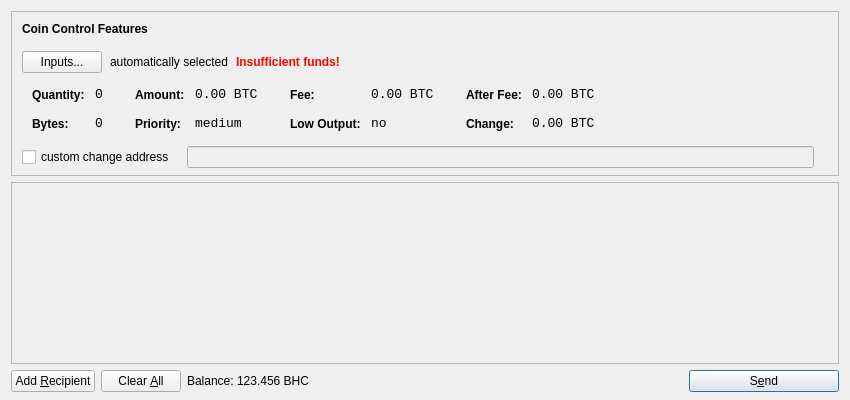
<?xml version="1.0" encoding="UTF-8"?>
<ui version="4.0">
 <class>SendCoinsDialog</class>
 <widget class="QDialog" name="SendCoinsDialog">
  <property name="geometry">
   <rect>
    <x>0</x>
    <y>0</y>
    <width>850</width>
    <height>400</height>
   </rect>
  </property>
  <property name="windowTitle">
   <string>Send Coins</string>
  </property>
  <layout class="QVBoxLayout" name="verticalLayout" stretch="0,1,0">
   <property name="bottomMargin">
    <number>8</number>
   </property>
   <item>
    <widget class="QFrame" name="frameCoinControl">
     <property name="sizePolicy">
      <sizepolicy hsizetype="Expanding" vsizetype="Expanding">
       <horstretch>0</horstretch>
       <verstretch>0</verstretch>
      </sizepolicy>
     </property>
     <property name="maximumSize">
      <size>
       <width>16777215</width>
       <height>16777215</height>
      </size>
     </property>
     <property name="frameShape">
      <enum>QFrame::StyledPanel</enum>
     </property>
     <property name="frameShadow">
      <enum>QFrame::Sunken</enum>
     </property>
     <layout class="QVBoxLayout" name="verticalLayoutCoinControl2">
      <property name="spacing">
       <number>-1</number>
      </property>
      <property name="leftMargin">
       <number>0</number>
      </property>
      <property name="topMargin">
       <number>0</number>
      </property>
      <property name="rightMargin">
       <number>0</number>
      </property>
      <property name="bottomMargin">
       <number>6</number>
      </property>
      <item>
       <layout class="QVBoxLayout" name="verticalLayoutCoinControl" stretch="0,0,0,0,1">
        <property name="spacing">
         <number>0</number>
        </property>
        <property name="leftMargin">
         <number>10</number>
        </property>
        <property name="topMargin">
         <number>10</number>
        </property>
        <item>
         <layout class="QHBoxLayout" name="horizontalLayoutCoinControl1">
          <property name="bottomMargin">
           <number>15</number>
          </property>
          <item>
           <widget class="QLabel" name="labelCoinControlFeatures">
            <property name="sizePolicy">
             <sizepolicy hsizetype="Preferred" vsizetype="Maximum">
              <horstretch>0</horstretch>
              <verstretch>0</verstretch>
             </sizepolicy>
            </property>
            <property name="font">
             <font>
              <weight>75</weight>
              <bold>true</bold>
             </font>
            </property>
            <property name="styleSheet">
             <string notr="true">font-weight:bold;</string>
            </property>
            <property name="text">
             <string>Coin Control Features</string>
            </property>
           </widget>
          </item>
         </layout>
        </item>
        <item>
         <layout class="QHBoxLayout" name="horizontalLayoutCoinControl2" stretch="0,0,0,0">
          <property name="spacing">
           <number>8</number>
          </property>
          <property name="bottomMargin">
           <number>10</number>
          </property>
          <item>
           <widget class="QPushButton" name="pushButtonCoinControl">
            <property name="styleSheet">
             <string notr="true"/>
            </property>
            <property name="text">
             <string>Inputs...</string>
            </property>
           </widget>
          </item>
          <item>
           <widget class="QLabel" name="labelCoinControlAutomaticallySelected">
            <property name="text">
             <string>automatically selected</string>
            </property>
            <property name="margin">
             <number>5</number>
            </property>
           </widget>
          </item>
          <item>
           <widget class="QLabel" name="labelCoinControlInsuffFunds">
            <property name="font">
             <font>
              <weight>75</weight>
              <bold>true</bold>
             </font>
            </property>
            <property name="styleSheet">
             <string notr="true">color:red;font-weight:bold;</string>
            </property>
            <property name="text">
             <string>Insufficient funds!</string>
            </property>
            <property name="margin">
             <number>5</number>
            </property>
           </widget>
          </item>
          <item>
           <spacer name="horizontalSpacerCoinControl">
            <property name="orientation">
             <enum>Qt::Horizontal</enum>
            </property>
            <property name="sizeHint" stdset="0">
             <size>
              <width>40</width>
              <height>1</height>
             </size>
            </property>
           </spacer>
          </item>
         </layout>
        </item>
        <item>
         <widget class="QWidget" name="widgetCoinControl" native="true">
          <property name="sizePolicy">
           <sizepolicy hsizetype="Preferred" vsizetype="Preferred">
            <horstretch>0</horstretch>
            <verstretch>0</verstretch>
           </sizepolicy>
          </property>
          <property name="minimumSize">
           <size>
            <width>0</width>
            <height>0</height>
           </size>
          </property>
          <property name="styleSheet">
           <string notr="true"/>
          </property>
          <layout class="QHBoxLayout" name="horizontalLayoutCoinControl5">
           <property name="margin">
            <number>0</number>
           </property>
           <item>
            <layout class="QHBoxLayout" name="horizontalLayoutCoinControl3" stretch="0,0,0,1">
             <property name="spacing">
              <number>20</number>
             </property>
             <property name="topMargin">
              <number>0</number>
             </property>
             <property name="bottomMargin">
              <number>10</number>
             </property>
             <item>
              <layout class="QFormLayout" name="formLayoutCoinControl1">
               <property name="horizontalSpacing">
                <number>10</number>
               </property>
               <property name="verticalSpacing">
                <number>14</number>
               </property>
               <property name="leftMargin">
                <number>10</number>
               </property>
               <property name="topMargin">
                <number>4</number>
               </property>
               <property name="rightMargin">
                <number>6</number>
               </property>
               <item row="0" column="0">
                <widget class="QLabel" name="labelCoinControlQuantityText">
                 <property name="styleSheet">
                  <string notr="true">font-weight:bold;</string>
                 </property>
                 <property name="text">
                  <string>Quantity:</string>
                 </property>
                 <property name="margin">
                  <number>0</number>
                 </property>
                </widget>
               </item>
               <item row="0" column="1">
                <widget class="QLabel" name="labelCoinControlQuantity">
                 <property name="font">
                  <font>
                   <family>Monospace</family>
                   <pointsize>10</pointsize>
                  </font>
                 </property>
                 <property name="cursor">
                  <cursorShape>IBeamCursor</cursorShape>
                 </property>
                 <property name="contextMenuPolicy">
                  <enum>Qt::ActionsContextMenu</enum>
                 </property>
                 <property name="text">
                  <string notr="true">0</string>
                 </property>
                 <property name="margin">
                  <number>0</number>
                 </property>
                 <property name="textInteractionFlags">
                  <set>Qt::LinksAccessibleByMouse|Qt::TextSelectableByKeyboard|Qt::TextSelectableByMouse</set>
                 </property>
                </widget>
               </item>
               <item row="1" column="0">
                <widget class="QLabel" name="labelCoinControlBytesText">
                 <property name="styleSheet">
                  <string notr="true">font-weight:bold;</string>
                 </property>
                 <property name="text">
                  <string>Bytes:</string>
                 </property>
                </widget>
               </item>
               <item row="1" column="1">
                <widget class="QLabel" name="labelCoinControlBytes">
                 <property name="font">
                  <font>
                   <family>Monospace</family>
                   <pointsize>10</pointsize>
                  </font>
                 </property>
                 <property name="cursor">
                  <cursorShape>IBeamCursor</cursorShape>
                 </property>
                 <property name="contextMenuPolicy">
                  <enum>Qt::ActionsContextMenu</enum>
                 </property>
                 <property name="text">
                  <string notr="true">0</string>
                 </property>
                 <property name="textInteractionFlags">
                  <set>Qt::LinksAccessibleByMouse|Qt::TextSelectableByKeyboard|Qt::TextSelectableByMouse</set>
                 </property>
                </widget>
               </item>
              </layout>
             </item>
             <item>
              <layout class="QFormLayout" name="formLayoutCoinControl2">
               <property name="horizontalSpacing">
                <number>10</number>
               </property>
               <property name="verticalSpacing">
                <number>14</number>
               </property>
               <property name="leftMargin">
                <number>6</number>
               </property>
               <property name="topMargin">
                <number>4</number>
               </property>
               <property name="rightMargin">
                <number>6</number>
               </property>
               <item row="0" column="0">
                <widget class="QLabel" name="labelCoinControlAmountText">
                 <property name="styleSheet">
                  <string notr="true">font-weight:bold;</string>
                 </property>
                 <property name="text">
                  <string>Amount:</string>
                 </property>
                 <property name="margin">
                  <number>0</number>
                 </property>
                </widget>
               </item>
               <item row="0" column="1">
                <widget class="QLabel" name="labelCoinControlAmount">
                 <property name="font">
                  <font>
                   <family>Monospace</family>
                   <pointsize>10</pointsize>
                  </font>
                 </property>
                 <property name="cursor">
                  <cursorShape>IBeamCursor</cursorShape>
                 </property>
                 <property name="contextMenuPolicy">
                  <enum>Qt::ActionsContextMenu</enum>
                 </property>
                 <property name="text">
                  <string notr="true">0.00 BTC</string>
                 </property>
                 <property name="textInteractionFlags">
                  <set>Qt::LinksAccessibleByMouse|Qt::TextSelectableByKeyboard|Qt::TextSelectableByMouse</set>
                 </property>
                </widget>
               </item>
               <item row="1" column="0">
                <widget class="QLabel" name="labelCoinControlPriorityText">
                 <property name="styleSheet">
                  <string notr="true">font-weight:bold;</string>
                 </property>
                 <property name="text">
                  <string>Priority:</string>
                 </property>
                </widget>
               </item>
               <item row="1" column="1">
                <widget class="QLabel" name="labelCoinControlPriority">
                 <property name="font">
                  <font>
                   <family>Monospace</family>
                   <pointsize>10</pointsize>
                  </font>
                 </property>
                 <property name="cursor">
                  <cursorShape>IBeamCursor</cursorShape>
                 </property>
                 <property name="contextMenuPolicy">
                  <enum>Qt::ActionsContextMenu</enum>
                 </property>
                 <property name="text">
                  <string>medium</string>
                 </property>
                 <property name="textInteractionFlags">
                  <set>Qt::LinksAccessibleByMouse|Qt::TextSelectableByKeyboard|Qt::TextSelectableByMouse</set>
                 </property>
                </widget>
               </item>
              </layout>
             </item>
             <item>
              <layout class="QFormLayout" name="formLayoutCoinControl3">
               <property name="horizontalSpacing">
                <number>10</number>
               </property>
               <property name="verticalSpacing">
                <number>14</number>
               </property>
               <property name="leftMargin">
                <number>6</number>
               </property>
               <property name="topMargin">
                <number>4</number>
               </property>
               <property name="rightMargin">
                <number>6</number>
               </property>
               <item row="0" column="0">
                <widget class="QLabel" name="labelCoinControlFeeText">
                 <property name="styleSheet">
                  <string notr="true">font-weight:bold;</string>
                 </property>
                 <property name="text">
                  <string>Fee:</string>
                 </property>
                 <property name="margin">
                  <number>0</number>
                 </property>
                </widget>
               </item>
               <item row="0" column="1">
                <widget class="QLabel" name="labelCoinControlFee">
                 <property name="font">
                  <font>
                   <family>Monospace</family>
                   <pointsize>10</pointsize>
                  </font>
                 </property>
                 <property name="cursor">
                  <cursorShape>IBeamCursor</cursorShape>
                 </property>
                 <property name="contextMenuPolicy">
                  <enum>Qt::ActionsContextMenu</enum>
                 </property>
                 <property name="text">
                  <string notr="true">0.00 BTC</string>
                 </property>
                 <property name="textInteractionFlags">
                  <set>Qt::LinksAccessibleByMouse|Qt::TextSelectableByKeyboard|Qt::TextSelectableByMouse</set>
                 </property>
                </widget>
               </item>
               <item row="1" column="0">
                <widget class="QLabel" name="labelCoinControlLowOutputText">
                 <property name="styleSheet">
                  <string notr="true">font-weight:bold;</string>
                 </property>
                 <property name="text">
                  <string>Low Output:</string>
                 </property>
                </widget>
               </item>
               <item row="1" column="1">
                <widget class="QLabel" name="labelCoinControlLowOutput">
                 <property name="font">
                  <font>
                   <family>Monospace</family>
                   <pointsize>10</pointsize>
                  </font>
                 </property>
                 <property name="cursor">
                  <cursorShape>IBeamCursor</cursorShape>
                 </property>
                 <property name="contextMenuPolicy">
                  <enum>Qt::ActionsContextMenu</enum>
                 </property>
                 <property name="text">
                  <string>no</string>
                 </property>
                 <property name="textInteractionFlags">
                  <set>Qt::LinksAccessibleByMouse|Qt::TextSelectableByKeyboard|Qt::TextSelectableByMouse</set>
                 </property>
                </widget>
               </item>
              </layout>
             </item>
             <item>
              <layout class="QFormLayout" name="formLayoutCoinControl4">
               <property name="horizontalSpacing">
                <number>10</number>
               </property>
               <property name="verticalSpacing">
                <number>14</number>
               </property>
               <property name="leftMargin">
                <number>6</number>
               </property>
               <property name="topMargin">
                <number>4</number>
               </property>
               <property name="rightMargin">
                <number>6</number>
               </property>
               <item row="0" column="0">
                <widget class="QLabel" name="labelCoinControlAfterFeeText">
                 <property name="styleSheet">
                  <string notr="true">font-weight:bold;</string>
                 </property>
                 <property name="text">
                  <string>After Fee:</string>
                 </property>
                 <property name="margin">
                  <number>0</number>
                 </property>
                </widget>
               </item>
               <item row="0" column="1">
                <widget class="QLabel" name="labelCoinControlAfterFee">
                 <property name="font">
                  <font>
                   <family>Monospace</family>
                   <pointsize>10</pointsize>
                  </font>
                 </property>
                 <property name="cursor">
                  <cursorShape>IBeamCursor</cursorShape>
                 </property>
                 <property name="contextMenuPolicy">
                  <enum>Qt::ActionsContextMenu</enum>
                 </property>
                 <property name="text">
                  <string notr="true">0.00 BTC</string>
                 </property>
                 <property name="textInteractionFlags">
                  <set>Qt::LinksAccessibleByMouse|Qt::TextSelectableByKeyboard|Qt::TextSelectableByMouse</set>
                 </property>
                </widget>
               </item>
               <item row="1" column="0">
                <widget class="QLabel" name="labelCoinControlChangeText">
                 <property name="styleSheet">
                  <string notr="true">font-weight:bold;</string>
                 </property>
                 <property name="text">
                  <string>Change:</string>
                 </property>
                </widget>
               </item>
               <item row="1" column="1">
                <widget class="QLabel" name="labelCoinControlChange">
                 <property name="font">
                  <font>
                   <family>Monospace</family>
                   <pointsize>10</pointsize>
                  </font>
                 </property>
                 <property name="cursor">
                  <cursorShape>IBeamCursor</cursorShape>
                 </property>
                 <property name="contextMenuPolicy">
                  <enum>Qt::ActionsContextMenu</enum>
                 </property>
                 <property name="text">
                  <string notr="true">0.00 BTC</string>
                 </property>
                 <property name="textInteractionFlags">
                  <set>Qt::LinksAccessibleByMouse|Qt::TextSelectableByKeyboard|Qt::TextSelectableByMouse</set>
                 </property>
                </widget>
               </item>
              </layout>
             </item>
            </layout>
           </item>
          </layout>
         </widget>
        </item>
        <item>
         <layout class="QHBoxLayout" name="horizontalLayoutCoinControl4" stretch="0,0,0">
          <property name="spacing">
           <number>12</number>
          </property>
          <property name="sizeConstraint">
           <enum>QLayout::SetDefaultConstraint</enum>
          </property>
          <property name="topMargin">
           <number>5</number>
          </property>
          <property name="rightMargin">
           <number>5</number>
          </property>
          <item>
           <widget class="QCheckBox" name="checkBoxCoinControlChange">
            <property name="text">
             <string>custom change address</string>
            </property>
           </widget>
          </item>
          <item>
           <widget class="QLineEdit" name="lineEditCoinControlChange">
            <property name="enabled">
             <bool>false</bool>
            </property>
            <property name="sizePolicy">
             <sizepolicy hsizetype="Expanding" vsizetype="Fixed">
              <horstretch>0</horstretch>
              <verstretch>0</verstretch>
             </sizepolicy>
            </property>
           </widget>
          </item>
          <item>
           <widget class="QLabel" name="labelCoinControlChangeLabel">
            <property name="sizePolicy">
             <sizepolicy hsizetype="Preferred" vsizetype="Expanding">
              <horstretch>0</horstretch>
              <verstretch>0</verstretch>
             </sizepolicy>
            </property>
            <property name="minimumSize">
             <size>
              <width>0</width>
              <height>0</height>
             </size>
            </property>
            <property name="text">
             <string/>
            </property>
            <property name="margin">
             <number>3</number>
            </property>
           </widget>
          </item>
         </layout>
        </item>
        <item>
         <spacer name="verticalSpacerCoinControl">
          <property name="orientation">
           <enum>Qt::Vertical</enum>
          </property>
          <property name="sizeHint" stdset="0">
           <size>
            <width>800</width>
            <height>1</height>
           </size>
          </property>
         </spacer>
        </item>
       </layout>
      </item>
     </layout>
    </widget>
   </item>
   <item>
    <widget class="QScrollArea" name="scrollArea">
     <property name="widgetResizable">
      <bool>true</bool>
     </property>
     <widget class="QWidget" name="scrollAreaWidgetContents">
      <property name="geometry">
       <rect>
        <x>0</x>
        <y>0</y>
        <width>830</width>
        <height>165</height>
       </rect>
      </property>
      <layout class="QVBoxLayout" name="verticalLayout_2">
       <property name="margin">
        <number>0</number>
       </property>
       <item>
        <layout class="QVBoxLayout" name="entries">
         <property name="spacing">
          <number>6</number>
         </property>
        </layout>
       </item>
       <item>
        <spacer name="verticalSpacer">
         <property name="orientation">
          <enum>Qt::Vertical</enum>
         </property>
         <property name="sizeHint" stdset="0">
          <size>
           <width>20</width>
           <height>40</height>
          </size>
         </property>
        </spacer>
       </item>
      </layout>
     </widget>
    </widget>
   </item>
   <item>
    <layout class="QHBoxLayout" name="horizontalLayout">
     <item>
      <widget class="QPushButton" name="addButton">
       <property name="toolTip">
        <string>Send to multiple recipients at once</string>
       </property>
       <property name="text">
        <string>Add &amp;Recipient</string>
       </property>
       <property name="icon">
        <iconset resource="../bitcoin.qrc">
         <normaloff>:/icons/add</normaloff>:/icons/add</iconset>
       </property>
       <property name="autoDefault">
        <bool>false</bool>
       </property>
      </widget>
     </item>
     <item>
      <widget class="QPushButton" name="clearButton">
       <property name="sizePolicy">
        <sizepolicy hsizetype="Minimum" vsizetype="Fixed">
         <horstretch>0</horstretch>
         <verstretch>0</verstretch>
        </sizepolicy>
       </property>
       <property name="toolTip">
        <string>Remove all transaction fields</string>
       </property>
       <property name="text">
        <string>Clear &amp;All</string>
       </property>
       <property name="icon">
        <iconset resource="../bitcoin.qrc">
         <normaloff>:/icons/remove</normaloff>:/icons/remove</iconset>
       </property>
       <property name="autoRepeatDelay">
        <number>300</number>
       </property>
       <property name="autoDefault">
        <bool>false</bool>
       </property>
      </widget>
     </item>
     <item>
      <layout class="QHBoxLayout" name="horizontalLayout_2">
       <property name="spacing">
        <number>3</number>
       </property>
       <item>
        <widget class="QLabel" name="label">
         <property name="text">
          <string>Balance:</string>
         </property>
        </widget>
       </item>
       <item>
        <widget class="QLabel" name="labelBalance">
         <property name="cursor">
          <cursorShape>IBeamCursor</cursorShape>
         </property>
         <property name="text">
          <string>123.456 BHC</string>
         </property>
         <property name="textInteractionFlags">
          <set>Qt::LinksAccessibleByMouse|Qt::TextSelectableByKeyboard|Qt::TextSelectableByMouse</set>
         </property>
        </widget>
       </item>
      </layout>
     </item>
     <item>
      <spacer name="horizontalSpacer">
       <property name="orientation">
        <enum>Qt::Horizontal</enum>
       </property>
       <property name="sizeHint" stdset="0">
        <size>
         <width>40</width>
         <height>20</height>
        </size>
       </property>
      </spacer>
     </item>
     <item>
      <widget class="QPushButton" name="sendButton">
       <property name="minimumSize">
        <size>
         <width>150</width>
         <height>0</height>
        </size>
       </property>
       <property name="toolTip">
        <string>Confirm the send action</string>
       </property>
       <property name="text">
        <string>S&amp;end</string>
       </property>
       <property name="icon">
        <iconset resource="../bitcoin.qrc">
         <normaloff>:/icons/send</normaloff>:/icons/send</iconset>
       </property>
       <property name="default">
        <bool>true</bool>
       </property>
      </widget>
     </item>
    </layout>
   </item>
  </layout>
 </widget>
 <resources>
  <include location="../bitcoin.qrc"/>
 </resources>
 <connections/>
</ui>
